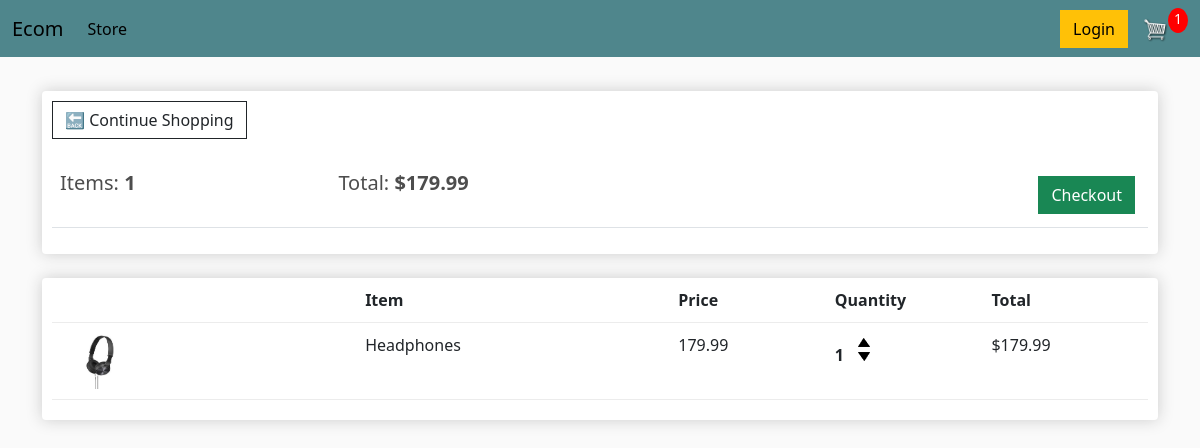
The app's page /cart/ (signed in) with its own data.
### store/models.py (models this page shows, shortened)
class Order(models.Model):
    customer = models.ForeignKey(Customer, on_delete=models.SET_NULL, null= True , blank = True)
    date_ordered = models.DateTimeField(auto_now_add = True)
    complete = models.BooleanField(default=False)
    transaction_id = models.CharField(max_length=200, null=True)
    @property
    def order_total(self):
        items = self.orderitem_set.all()
        total = sum([item.item_total for item in items])
        return total
    @property
    def order_quantity(self):
        items = self.orderitem_set.all()
        total = sum([item.quantity for item in items])
        return total

class OrderItem(models.Model):
    product = models.ForeignKey(Product, on_delete= models.SET_NULL , null = True)
    order = models.ForeignKey(Order , on_delete=models.SET_NULL , null=True)
    quantity = models.IntegerField(default=0 , null = True,  blank = True)
    date_added = models.DateTimeField(auto_now_add=True)
    @property
    def item_total(self):
        return self.product.price * self.quantity

class Product(models.Model):
    name = models.CharField(max_length=200 )
    price = models.FloatField()
    digital = models.BooleanField(default=False , null= True , blank = True)
    image = models.ImageField(null= True, blank = True)
    @property
    def imgURL(self):
        try:
            url = self.image.url
        except:
            url = ''
        return url

### store/views.py (the view)
# urls.py: path('cart/', views.cart , name = "cart"),
def cart(request):
    data = cartData(request)
    cartItems = data['cart']
    orders = data['orders']
    items = data['items']
    context  = {'items': items , 'orders' : orders , 'cart': cartItems }
    return render(request, 'store/cart.html', context)

### store/utils.py (called while the page is built)
def cartData(request):
    if request.user.is_authenticated:
        customer = request.user.customer
        orders, created = Order.objects.get_or_create(customer = customer , complete = False)
        items = orders.orderitem_set.all()
        cartItems = orders.order_quantity
    else:
        cookieData =  cookieCart(request)
        cartItems = cookieData['cartItems']
        orders = cookieData['order']
        items = cookieData['items']
    return {'items': items , 'orders': orders , 'cart' : cartItems}

### store/templates/store/cart.html (shortened to what this page needs)
{% extends "store/main.html" %}
{% load static %}
{% block content %}
    <div class="row">
        <div class="col-lg-12">
            <div class="box-element">
            <a href="{% url "store" %}" class="btn btn-outline-dark"> 🔙 Continue Shopping </a>
            <br>
            <br>
            <table class="table">
                <tr>
                    <th>
                        <h5>Items: <strong>{{orders.order_quantity}}</strong></h5>
                    </th>
                    <th>
                        <h5>Total: <strong>${{orders.order_total|floatformat:2}}</strong></h5>
                    </th>
                    <th>
                        <a  style = "
                        float: right;
                        margin: 5px;
                        "
                        href="{% url "checkout" %}" class="btn btn-success"> Checkout</a>
                    </th>
                </tr>
            </table>
            </div>
            <br>
            <div class="box-element">
                <div class="cart-row">
					<div style="flex:2"></div>
					<div style="flex:2"><strong>Item</strong></div>
					<div style="flex:1"><strong>Price</strong></div>
					<div style="flex:1"><strong>Quantity</strong></div>
					<div style="flex:1"><strong>Total</strong></div>
				</div>
                {% for item in items %}
                <div class="cart-row">
					<div style="flex:2"><img class="row-image" src="{{item.product.imgURL}}"></div>
					<div style="flex:2"><p>{{item.product.name}}</p></div>
					<div style="flex:1"><p>{{item.product.price}}</p></div>
					<div style="flex:1">
						<p class="quantity">{{item.quantity}}</p>
						<div class="quantity">
							<img data-product = "{{item.product.id}}" data-action = "add" class="chg-quantity update-cart" src="{% static  'images/arrow-up.png' %}">
							<img data-product = "{{item.product.id}}"
                                data-action = "remove"
                            class="chg-quantity update-cart" src="{% static  'images/arrow-down.png' %}">
						</div>
					</div>
					<div style="flex:1"><p>${{item.item_total| floatformat:2}}</p></div>
                </div>
                {% endfor %}
            </div>
        </div>
    </div>
{% endblock %}

### static/css/main.css (style rules this page uses)
body { background-color: hsl(0, 0%, 98%); }
h1, h2, h3, h4, h5, h6 { color: hsl(0, 0%, 30%); }
.box-element { box-shadow: hsl(0, 0%, 80%) 0 0 16px; background-color: #fff; border-radius: 4px; padding: 10px; }
.col-lg-4, .col-lg-6, .col-lg-8, .col-lg-12 { margin-top: 10px; }
.btn { border-radius: 0; }
.row-image { width: 100px; }
.cart-row { display: flex; align-items: flex-stretch; padding-bottom: 10px; margin-bottom: 10px; border-bottom: 1px solid #ececec; }
.quantity { display: inline-block; font-weight: 700; padding-right: 10px; }
.chg-quantity { width: 12px; cursor: pointer; display: block; margin-top: 5px; transition: .1s; }

### records on screen
Order: order_quantity "1", order_total "179.99"
OrderItem: product.imgURL (picture), product.name "Headphones", product.price "179.99", quantity "1", item_total "179.99"

### other values on screen
{{ cart }} "1"
